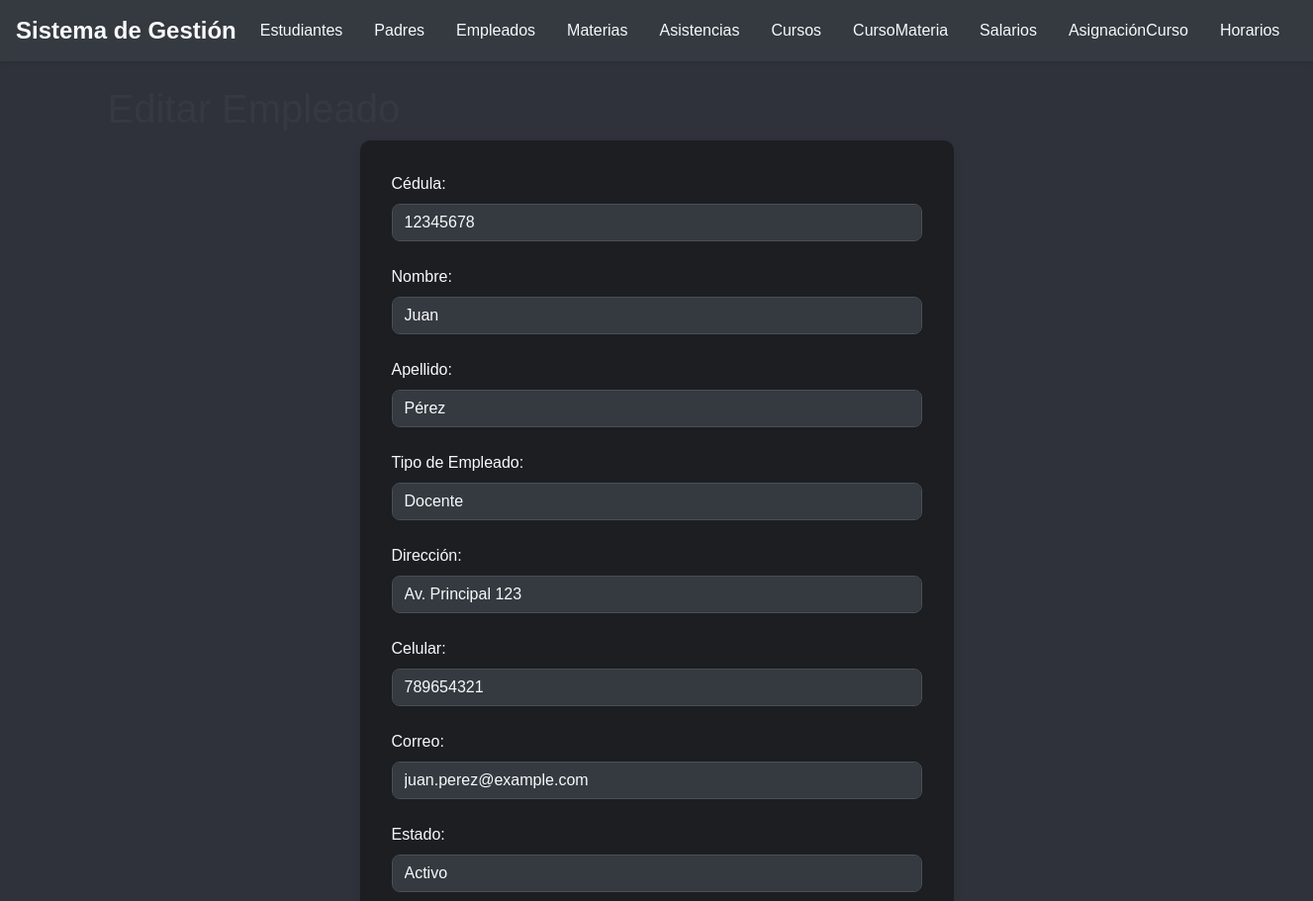
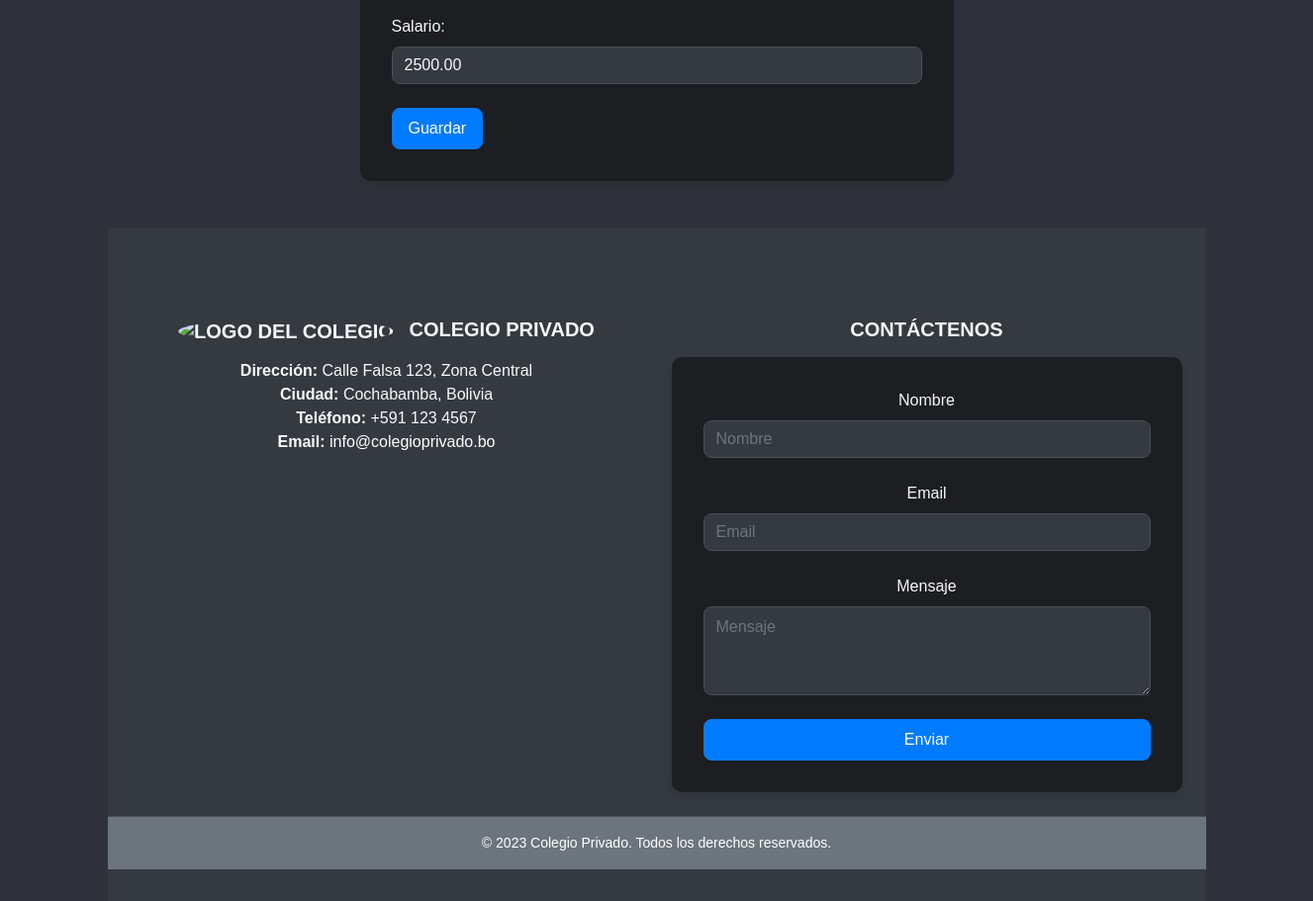
/empleado/editar.php?id=1, run on the app's committed database (2 pictures, top to bottom).
### tables this page shows
CREATE TABLE EMPLEADO
(
    codEmpleado      INT AUTO_INCREMENT,
    cedulaIdEmpleado VARCHAR(15)  NOT NULL,
    nombre           VARCHAR(45)  NOT NULL,
    apellido         VARCHAR(45)  NOT NULL,
    tipoEmpleado     VARCHAR(45)  NOT NULL,
    direccion        VARCHAR(100) NOT NULL,
    celular          VARCHAR(15),
    correo           VARCHAR(45),
    estado           VARCHAR(45),
    CONSTRAINT PK_EMPLEADO PRIMARY KEY (codEmpleado)
);

CREATE TABLE SALARIO
(
    codSalario  INT AUTO_INCREMENT,
    tipoSalario VARCHAR(45)    NOT NULL,
    monto       DECIMAL(10, 2) NOT NULL,
    codEmpleado INT,
    CONSTRAINT PK_SALARIO PRIMARY KEY (codSalario),
    CONSTRAINT FK_SALARIO_EMPLEADO FOREIGN KEY (codEmpleado) REFERENCES EMPLEADO (codEmpleado)
);

### empleado/editar.php (the view, shortened to what this page needs)
<?php
include '../conexion.php';
if ($_SERVER["REQUEST_METHOD"] == "POST") {
    $codEmpleado = $_POST["codEmpleado"];
    $cedulaIdEmpleado = $_POST["cedulaIdEmpleado"];
    $nombre = $_POST["nombre"];
    $apellido = $_POST["apellido"];
    $tipoEmpleado = $_POST["tipoEmpleado"];
    $direccion = $_POST["direccion"];
    $celular = $_POST["celular"];
    $correo = $_POST["correo"];
    $estado = $_POST["estado"];
    $salario = $_POST["salario"];
    $sqlEmpleado = "UPDATE EMPLEADO SET cedulaIdEmpleado=?, nombre=?, apellido=?, tipoEmpleado=?, direccion=?, celular=?, correo=?, estado=? WHERE codEmpleado=?";
    $stmtEmpleado = $conexion->prepare($sqlEmpleado);
    $stmtEmpleado->bind_param("ssssssssi", $cedulaIdEmpleado, $nombre, $apellido, $tipoEmpleado, $direccion, $celular, $correo, $estado, $codEmpleado);
    if ($stmtEmpleado->execute()) {
        $sqlSalario = "UPDATE SALARIO SET monto=? WHERE codEmpleado=?";
        $stmtSalario = $conexion->prepare($sqlSalario);
        $stmtSalario->bind_param("di", $salario, $codEmpleado);
        if ($stmtSalario->execute()) {
            echo "Empleado actualizado correctamente";
            header("Location: index.php");
            exit();
        } else {
            echo "Error al actualizar el salario: " . $conexion->error;
        }
    } else {
        echo "Error al actualizar el empleado: " . $conexion->error;
    }
    $stmtEmpleado->close();
    $stmtSalario->close();
    $conexion->close();
} else {
    $codEmpleado = $_GET["id"];
    $sql = "SELECT * FROM EMPLEADO WHERE codEmpleado=?";
    $stmt = $conexion->prepare($sql);
    $stmt->bind_param("i", $codEmpleado);
    $stmt->execute();
    $result = $stmt->get_result();
    $row = $result->fetch_assoc();
    $sqlSalario = "SELECT monto FROM SALARIO WHERE codEmpleado=?";
    $stmtSalario = $conexion->prepare($sqlSalario);
    $stmtSalario->bind_param("i", $codEmpleado);
    $stmtSalario->execute();
    $resultSalario = $stmtSalario->get_result();
    $rowSalario = $resultSalario->fetch_assoc();
}
include '../header.php';
?>
<h1>Editar Empleado</h1>
<form method="post" action="<?php echo htmlspecialchars($_SERVER["PHP_SELF"]);?>">
    <div class="form-group">
        <label for="cedulaIdEmpleado">Cédula:</label>
        <input type="text" class="form-control" id="cedulaIdEmpleado" name="cedulaIdEmpleado" value="<?php echo $row["cedulaIdEmpleado"];?>" required>
    </div>
    <div class="form-group">
        <label for="nombre">Nombre:</label>
        <input type="text" class="form-control" id="nombre" name="nombre" value="<?php echo $row["nombre"];?>" required>
    </div>
    <div class="form-group">
        <label for="apellido">Apellido:</label>
        <input type="text" class="form-control" id="apellido" name="apellido" value="<?php echo $row["apellido"];?>" required>
    </div>
    <div class="form-group">
        <label for="tipoEmpleado">Tipo de Empleado:</label>
        <input type="text" class="form-control" id="tipoEmpleado" name="tipoEmpleado" value="<?php echo $row["tipoEmpleado"];?>" required>
    </div>
    <div class="form-group">
        <label for="direccion">Dirección:</label>
        <input type="text" class="form-control" id="direccion" name="direccion" value="<?php echo $row["direccion"];?>">
    </div>
    <div class="form-group">
        <label for="celular">Celular:</label>
        <input type="text" class="form-control" id="celular" name="celular" value="<?php echo $row["celular"];?>">
    </div>
    <div class="form-group">
        <label for="correo">Correo:</label>
        <input type="email" class="form-control" id="correo" name="correo" value="<?php echo $row["correo"];?>">
    </div>
    <div class="form-group">
        <label for="estado">Estado:</label>
        <input type="text" class="form-control" id="estado" name="estado" value="<?php echo $row["estado"];?>">
    </div>
    <div class="form-group">
        <label for="salario">Salario:</label>
        <input type="number" step="0.01" class="form-control" id="salario" name="salario" value="<?php echo $rowSalario["monto"];?>" required>
    </div>
    <button type="submit" class="btn btn-primary">Guardar</button>
</form>
<?php
include '../footer.php';
?>

### css/styles.css (style rules this page uses)
body { font-family: Arial, sans-serif; margin: 0; background-color: #2f323a; }
h1 { color: #343a40; }
form { width: 100%; max-width: 600px; margin: auto; background-color: #1c1e22; padding: 2rem; border-radius: 10px; box-shadow: 0 4px 8px rgba(0, 0, 0, 0.1); color: #f8f9fa; }
.form-group { margin-bottom: 1.5rem; }
.form-control { display: block; width: 100%; padding: 0.5rem 0.75rem; font-size: 1rem; line-height: 1.5; color: #f8f9fa; background-color: #343a40; background-clip: padding-box; border: 1px solid #495057; border-radius: 0.5rem; transition: border-color 0.15s ease-in-out, box-shadow 0.15s ease-in-out; }
.btn-primary { color: #fff; background-color: #007bff; border-color: #007bff; padding: 0.5rem 1rem; border-radius: 0.5rem; transition: background-color 0.3s ease-in-out, border-color 0.3s ease-in-out; }

### data on the page
empleado: cedulaIdEmpleado "12345678", nombre "Juan", apellido "Pérez", tipoEmpleado "Docente", direccion "Av. Principal 123", celular "789654321", correo "juan.perez@example.com", estado "Activo"
salario: salario "2500.00"
